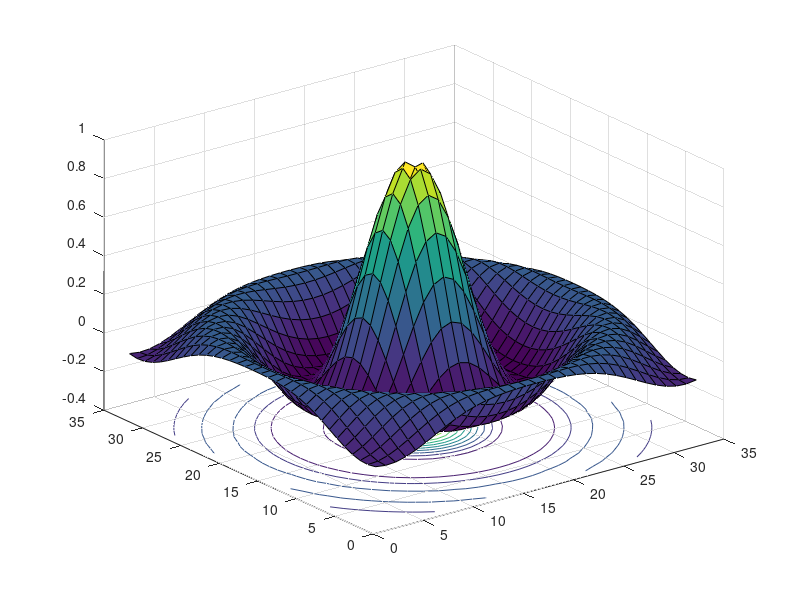

The MATLAB source for this figure:
%Two dimensional Mexican hat wavelet
clc
clear all
close all
[x,y]=meshgrid(-8:0.5:8);
r=sqrt(x.^2+y.^2);
z=sin(r)./r;
surfc(z)